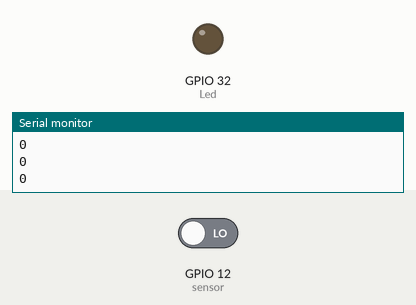
Recording of a sketch running on a simulated ESP32. On the bench: output pins drawn as LEDs (lit = HIGH), the last lines printed to the serial monitor. The test bench sets the inputs (shaded band); at power-on: GPIO 12 (sensor) LOW.

Above: at 1.5 s.
1.6 s: GPIO 12 (sensor) driven HIGH
At 2.8 s:
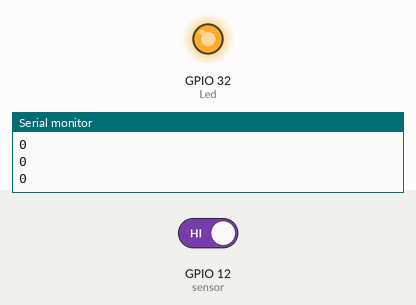
3.2 s: GPIO 12 (sensor) driven LOW
At 4.8 s:
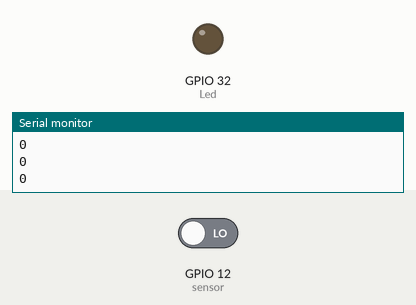
Timing chart, 0 to 6.3 s (numbered marks = the images above; inputs shaded):
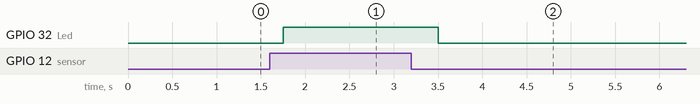

Measured:
- after the input at 1.6 s, GPIO 32 (Led): LOW → HIGH after 0.15 s
- after the input at 3.2 s, GPIO 32 (Led): HIGH → LOW after 0.30 s

The sketch:

sensor_reed.ino
```cpp
#include <stdio.h>
#define sensor 12
#define Led 32

int res = 0;
int estado = 0;
int ultimo_estado = 0;

void setup() {
  pinMode(sensor, INPUT);
  pinMode(Led, OUTPUT);
  Serial.begin(9600);
}

void loop() {

    estado = digitalRead(sensor);

    if (estado == HIGH)
    {
      digitalWrite(Led, HIGH);
    }
    else
    {
      digitalWrite(Led, LOW);
    }
    delay(350);

    contar();

    ultimo_estado = estado;

}

void contar()
{
  if (estado != ultimo_estado)
  {
    res = res + 0.25;
    Serial.println(res);
    delay(350);
  }
  else
  {
    Serial.println(res);
  }

}
```
